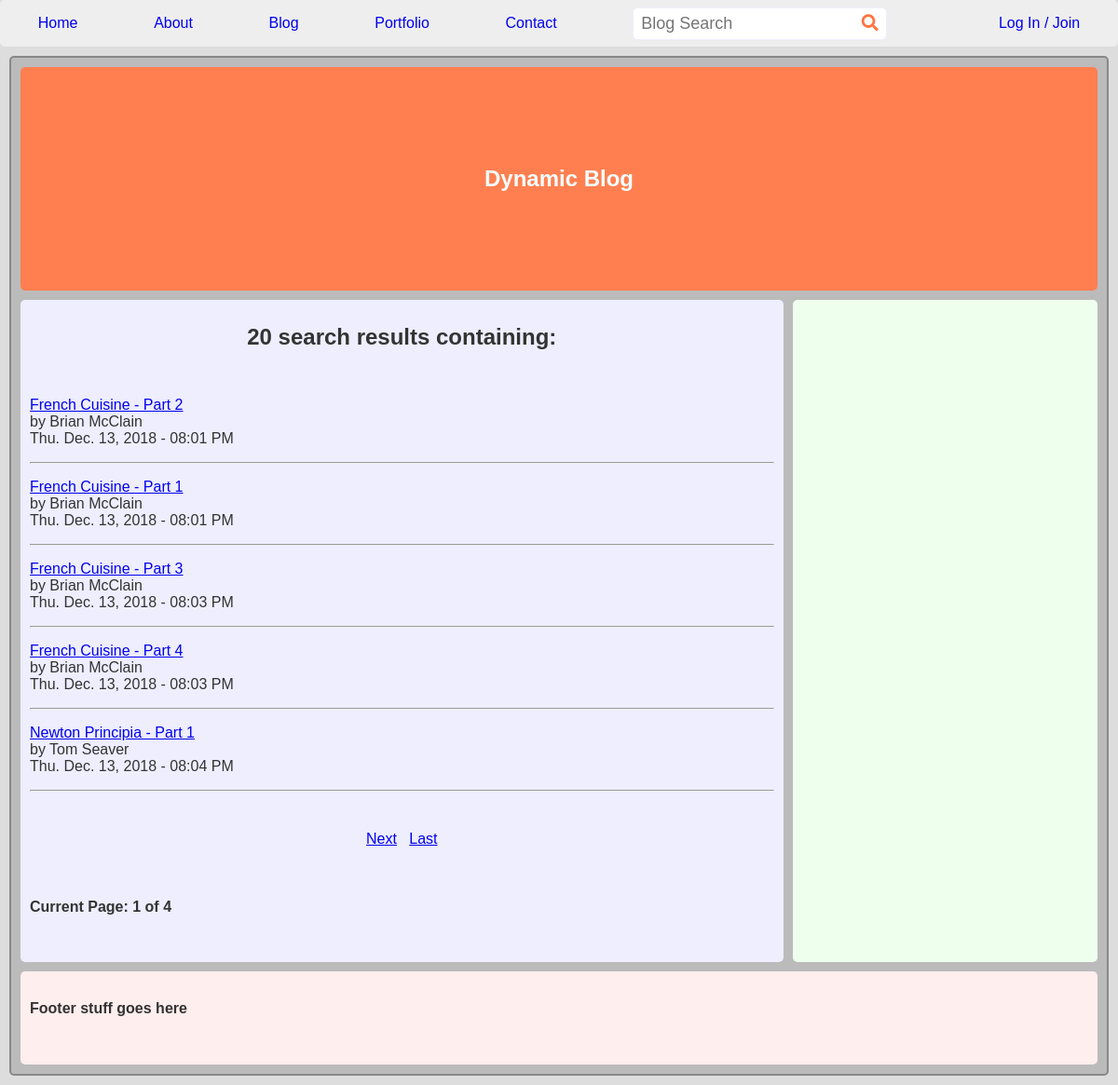
The page /blog/blogSearchProc.php on the database its author committed.
### tables this page shows
CREATE TABLE IF NOT EXISTS `blogs` (
  `IDblog` int(5) NOT NULL,
  `blogTitle` varchar(250) NOT NULL,
  `blogBlurb` varchar(250) NOT NULL,
  `blogEntry` text NOT NULL,
  `mbrID` int(5) NOT NULL,
  `blogTime` timestamp NOT NULL DEFAULT CURRENT_TIMESTAMP
);

CREATE TABLE IF NOT EXISTS `members` (
  `IDmbr` int(6) NOT NULL AUTO_INCREMENT,
  `firstName` varchar(25) NOT NULL,
  `lastName` varchar(25) NOT NULL,
  `email` varchar(50) NOT NULL,
  `user` varchar(15) NOT NULL,
  `pswd` varchar(15) NOT NULL,
  `joinTime` timestamp NOT NULL DEFAULT CURRENT_TIMESTAMP,
  PRIMARY KEY (`IDmbr`)
);

### blog/blogSearchProc.php (the view, shortened to what this page needs)
<?php
include '../includes/login-join-proc.php';
$query = "SELECT * FROM blogs, members
WHERE blogs.mbrID = members.IDmbr";
$query .=" ORDER BY blogTime";
$countResult = mysqli_query($conn, $query);
$totalRows = mysqli_num_rows($countResult);
$rowsPerPage = 5;
$totalPages = ceil($totalRows / $rowsPerPage);
if(isset($_GET['pageNum'])) {
    $pageNum= $_GET['pageNum'];
} else {
    $pageNum = 1;
}
if(isset($_GET['pageNum'])){
    $firstUrl = str_replace("pageNum=$pageNum", "pageNum=1", $_SERVER['REQUEST_URI']);
    $prevUrl = str_replace("pageNum=$pageNum", "pageNum=" . max(1, $pageNum -1), $_SERVER['REQUEST_URI']);
    $nextUrl = str_replace("pageNum=$pageNum", "pageNum=" . min($totalPages, $pageNum +1), $_SERVER['REQUEST_URI']);
    $lastUrl = str_replace("pageNum=$pageNum", "pageNum=$totalPages", $_SERVER['REQUEST_URI']);
} else {
    $nextUrl = $_SERVER['REQUEST_URI'] . '&pageNum=2';
    $lastUrl = $_SERVER['REQUEST_URI'] . "&pageNum=$totalPages";
}
$query .= " LIMIT " . ($pageNum-1) * $rowsPerPage . ", " . $rowsPerPage;
$result = mysqli_query($conn, $query);
?>
<!DOCTYPE html>
<html lang="en-us">
<?php include '../includes/head.php'; ?>
<body>
    <?php include '../includes/nav.php'; ?>
    <div id="container">
        <?php include '../includes/header.php'; ?>
        <main>
            <h1>
                <?= $totalRows ?>  search results containing: <br/>
            </h1>
            <br/>
            <article>
                <?php while($row = mysqli_fetch_array($result)) { ?>
                    <p>
                        <a href="blogArchive.php?blogID=<?php echo $row['IDblog']; ?>">
                            <?php echo $row['blogTitle']; ?>
                        </a>
                        <br/>
                            by <?php echo $row['firstName'] . ' ' . $row['lastName']; ?><br/>
                            <?php echo date('D. M. d, Y - h:i A', strtotime($row['blogTime'])); ?><br/>
                    </p>
                    <hr/>
                <?php } ?>
                <br/>
            </article>
            <p style="justify-content: center; display: flex;">
                <?php
                if($pageNum != $totalPages) {
                    echo '<a href="' . $nextUrl . '"> Next </a> &nbsp &nbsp;
                    <a href="' . $lastUrl .'">Last </a>';
                }
                ?>
            </p>
            <br/>
            <p>
                <h4 id="currentPage"> Current Page: <?= $pageNum ?> of <?= $totalPages ?>   </h4>
            </p>
            <br/>
        </main>
        <aside>
        </aside>
      <?php include '../includes/footer.php'; ?>
    </div>
</body>
</html>

### includes/head.php (shortened to what this page needs)
<head>
    <link rel="stylesheet" href="../css/blog.css">
    <link rel="stylesheet" href="../css/login-join.css">
    <link rel="stylesheet" href="https://use.fontawesome.com/releases/v5.5.0/css/all.css">
</head>

### includes/nav.php
<nav id="desktop-nav">
  <ul>
    <li><a href="#">Home</a></li>
    <li><a href="#">About</a></li>
    <li><a href="blog.php">Blog</a></li>
    <li><a href="#">Portfolio</a></li>
    <li><a href="#">Contact</a></li>
    <div id="desktop-search-form" class="search">
        <form method="get" action="blogSearchProc.php">
          <input type="search" name="q" placeholder="Blog Search">
          <button><i class="fas fa-search"></i></button>
        </form>
    </div>
    <li>
      <?php
      if (isset($_SESSION['user'])) {
        echo 'Hi, ' . $_SESSION['firstName'];
        echo ' <a href="?logout=true">Logout</a>';
      }
      else {
        echo '<a href="#" onclick="return loginJoin()">Log In / Join</a>';
      }
      ?>
    </li>
  </ul>
</nav>

### includes/header.php
<header>
	<h1>Dynamic Blog</h1>
</header>

### includes/footer.php
<footer>
    <h4>Footer stuff goes here</h4>
</footer>

### css/blog.css (style rules this page uses)
* { border-radius: 5px; }
body { background-color: #DDD; color: #333; font-family: sans-serif; margin: 0; padding: 0; }
#container { display: grid; grid-template-columns: 1fr 50px; grid-template-areas: "nav burger" "header header" "main main" "aside aside" "footer footer"; grid-gap: 10px; background-color: #BBB; padding: 10px; margin: 10px; border: 2px solid #888; min-height: 70vh; }
header { grid-area: header; display: flex; justify-content: center; align-items: center; background-color: coral; color: azure; height: 30vh; }
nav { grid-area: nav; top: 0; display: flex; justify-content: space-around; align-items: center; background-color: #EEE; color: #555; margin: 0; width: 100%; }
#desktop-nav { display: none; position: fixed; height: 50px; }
.search button, .search input { height: 35px; line-height: 35px; font-size: 18px; padding: 0 8px; vertical-align: middle; }
.search input { padding-right: 1.7em; border: #eeeeff 1px solid; }
.search button { background-color: transparent; border-style: none; position: relative; right: 2.2em; color: #ff7441; }
aside { grid-area: aside; background-color: #EFE; padding: 10px; min-height: 20vh; }
main { grid-area: main; background-color: #EEF; padding: 10px; min-height: 20vh; }
footer { grid-area: footer; background-color: #FEE; padding: 10px; min-height: 10vh; }
ul { display: flex; justify-content: space-around; align-items: center; list-style: none; width: 100%; margin: 0; padding: 0; }
nav li, nav a { margin: 0; padding: 0; }
ul a { text-decoration: none; }
h1 { text-align: center; font-size: 1.5rem; }
article hr { clear: both; }
@media (min-width:800px) { #container { grid-template-columns: 5fr 2fr; grid-template-areas: "header header" "main aside" "footer footer"; } }
@media (min-width:800px) { #desktop-nav { display: flex; } }
@media (min-width:800px) { body { padding-top: 50px; } }

### rows shown on the page
blogs: blogTitle "French Cuisine - Part 2", members.firstName "Brian", members.lastName "McClain", blogTime "Thu. Dec. 13, 2018 - 08:01 PM"
blogs: blogTitle "French Cuisine - Part 1", members.firstName "Brian", members.lastName "McClain", blogTime "Thu. Dec. 13, 2018 - 08:01 PM"
blogs: blogTitle "French Cuisine - Part 3", members.firstName "Brian", members.lastName "McClain", blogTime "Thu. Dec. 13, 2018 - 08:03 PM"
blogs: blogTitle "French Cuisine - Part 4", members.firstName "Brian", members.lastName "McClain", blogTime "Thu. Dec. 13, 2018 - 08:03 PM"
blogs: blogTitle "Newton Principia - Part 1", members.firstName "Tom", members.lastName "Seaver", blogTime "Thu. Dec. 13, 2018 - 08:04 PM"

### other values the page prints
$totalRows "20"
$pageNum "1"
$totalPages "4"
